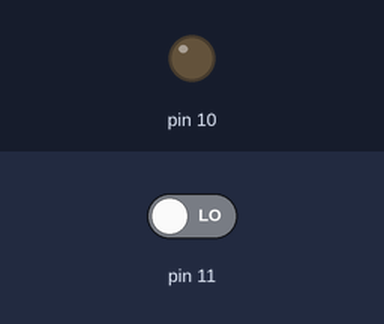
The sketch below on a simulated Arduino Uno, built with avr-gcc and run on an emulated ATmega328P. Parts: output pins drawn as LEDs (lit = HIGH). The test bench sets the inputs (shaded band); at power-on: pin 11 LOW.

Above: at 1.2 s.
1.3 s: pin 11 driven HIGH
At 1.9 s:
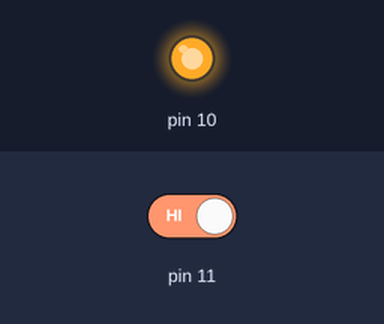
2.8 s: pin 11 driven LOW
At 3.1 s:
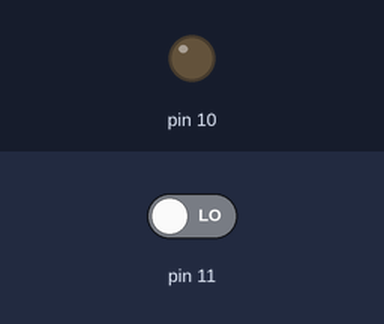
Timing chart, 0 to 5.8 s (numbered marks = the images above; inputs shaded):
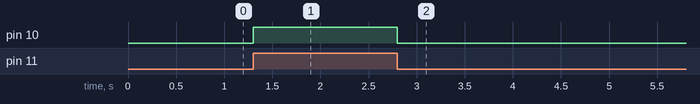

Measured:
- after the input at 1.3 s, pin 10: LOW → HIGH at once
- after the input at 2.8 s, pin 10: HIGH → LOW at once

The sketch:

Blink.ino
```cpp
int buttonState = 0;
void setup() {
    // initialize digital pin LED_BUILTIN as an output.
    pinMode(10, OUTPUT);
    pinMode(11, INPUT);
}

// the loop function runs over and over again forever
void loop() {
    buttonState = digitalRead(11);
    if(buttonState == 1){
        digitalWrite(10, HIGH);
    }else if(buttonState == 0){
        digitalWrite(10, LOW);
    }
}
```
